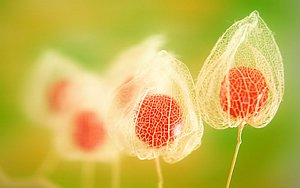
#> input picture japaneseflowers.jpg, 300 x 188 px, given in place of the camera
$ python Homework2Main.py
#> lines starting #> are read from the running program, lines starting #| are printed output that depends on the picture
import numpy as np
import cv2
#----------------------------
def placeHolder(blank): #not sure if necessary
    pass

def getHSV(event, x, y, flags, param):
    if event == cv2.EVENT_LBUTTONDOWN:
        hsv_arr = hsv[y,x]
        print("HSV:", hsv_arr)

def erosion(val):
    pass

def dilation(val):
    pass

#----------------------------Part One-----------------

vidCap = cv2.VideoCapture(0)

cv2.namedWindow('Sliders', cv2.WINDOW_NORMAL)
cv2.resizeWindow('Sliders', 550, 300)

cv2.createTrackbar("0H - 180H", 'Sliders', 0, 180, placeHolder)
cv2.createTrackbar("MaxH - 180H", 'Sliders', 180, 180, placeHolder)
cv2.createTrackbar("0S - 255S", 'Sliders', 0, 255, placeHolder)
cv2.createTrackbar("MaxS - 255S", 'Sliders', 255, 255, placeHolder)
cv2.createTrackbar("0V - 255V", 'Sliders', 0, 255, placeHolder)
cv2.createTrackbar("MaxV - 255V", 'Sliders', 255, 255, placeHolder)

while True:
    ret, frame = vidCap.read()
#> frame is the input picture: shape (188, 300, 3); mean B, G, R 81.3, 182.3, 200.5

    hsv = cv2.cvtColor(frame, cv2.COLOR_BGR2HSV)
#> hsv: shape (188, 300, 3); mean H, S, V 25.9, 161.1, 205.5

    minH = cv2.getTrackbarPos('0H - 180H', 'Sliders')
    maxH = cv2.getTrackbarPos('MaxH - 180H', 'Sliders')
    minS = cv2.getTrackbarPos('0S - 255S', 'Sliders')
    maxS = cv2.getTrackbarPos('MaxS - 255S', 'Sliders')
    minV = cv2.getTrackbarPos('0V - 255V', 'Sliders')
    maxV = cv2.getTrackbarPos('MaxV - 255V', 'Sliders')

    low = np.array([minH, minS, minV])
    high = np.array([maxH, maxS, maxV])

    mask = cv2.inRange(hsv, low, high)
#> mask: shape (188, 300); every value is 255
    hsv_filter = cv2.cvtColor(mask, cv2.COLOR_GRAY2BGR)
#> hsv_filter: shape (188, 300, 3); every value is 255

    hsv_filter = cv2.dilate(hsv_filter, None, iterations = 10)
    hsv_filter = cv2.erode(hsv_filter, None, iterations = 10)

    cv2.imshow('frame', hsv)
    cv2.setMouseCallback('frame', getHSV)

    hsv_ind_frames = np.concatenate((hsv_filter, frame), axis = 1)
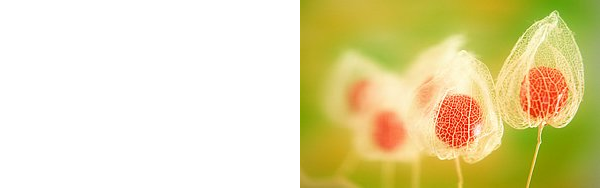
#> hsv_ind_frames: shape (188, 600, 3); mean B, G, R 168.2, 218.7, 227.8
    cv2.imshow('H, S, and V Frames', cv2.resize(hsv_ind_frames, None, fx=.7, fy=.7))
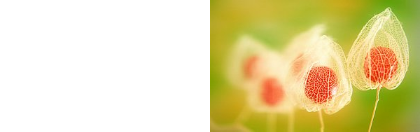
#> window 'H, S, and V Frames': shape (132, 420, 3); mean B, G, R 168, 218.6, 227.7

    if cv2.waitKey(1) & 0xFF == ord('q'):
#> (key q is pressed here)
        break

vidCap.release()
cv2.destroyAllWindows()
